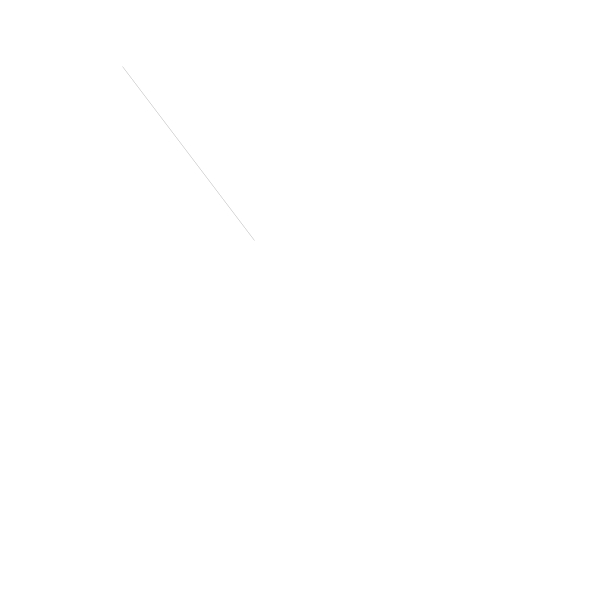
Frame 1 (no input)
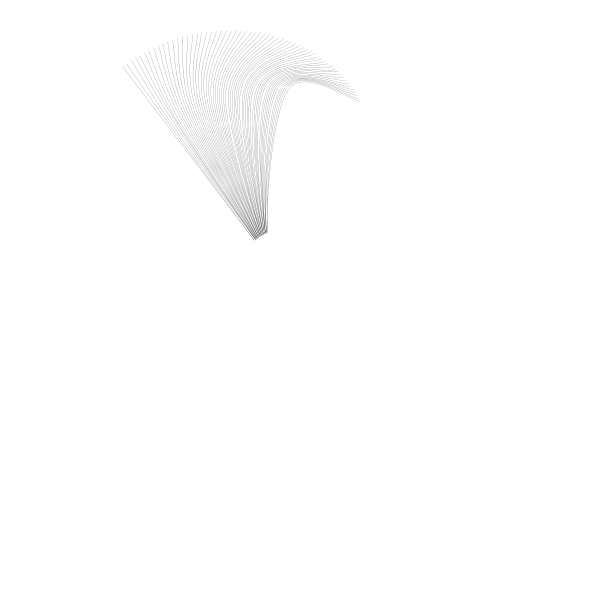
Frame 60 (the mouse pressed at the canvas centre just before this capture)
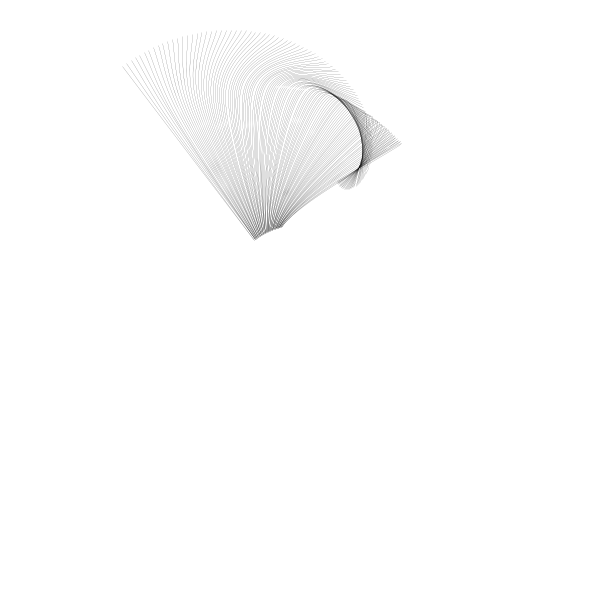
Frame 120 (the mouse held since frame 60 and released just before this capture)

The Processing sketch that drew these frames (run headless with seeded random() and noise(); from frame 60 on, the mouse is pressed at the canvas centre):

// Processing sketch: generative_art_j011
// ── generative_art_j011.pde
int l1, l2, l3;
float d1, d2, d3;
float r1, r2, r3;
float a1, a2, a3;
float angle;

int nb = 0;
void setup() {
  size(600, 600);
  pixelDensity(2);
  strokeWeight(0.1);
  stroke(0);
  noFill();
  boot();
}

void draw() {
  translate(width/2, height/2);
  rotate(angle);
  float x = cos(a1) * l1;
  float y = sin(a1) * l1;
  float x2 = x + cos(a2) * l2;
  float y2 = y + sin(a2) * l2;
  float x3 = x2 + cos(a3) * l3;
  float y3 = y2 + sin(a3) * l3;
  /**line(0, 0, x, y);
  line(x, y, x2, y2);
  line(x2, y2, x3, y3);**/
  beginShape();
  //curveVertex(0, 0);
  curveVertex(0, 0);
  curveVertex(x, y);
  curveVertex(x2, y2);
  curveVertex(x3, y3);
  curveVertex(x3, y3);
  endShape();
  a1 += d1;
  a2 += d2;
  a3 += d3;
  if (a1 > TWO_PI + d1) {
    save("art04" + nb + ".jpg");
    nb++;
    if (nb > 9) exit();
    boot();
  };
}

void boot() {
  background(255);
  angle = random(TWO_PI);
  l1 = 50 + int(random(100));
  l2 = 50 + int(random(100));
  l3 = 50 + int(random(100));
  //mult = random(1);
  r1 = random(1000, 2000);
  r2 = r1 / int(random(2, 10));
  r3 = r2 / int(random(2,5));
  d1 = TWO_PI / r1;
  d2 = TWO_PI / r2;
  d3 = TWO_PI / r3;
  a1 = 0;
  a2 = 0;
  a3 = 0;
}
